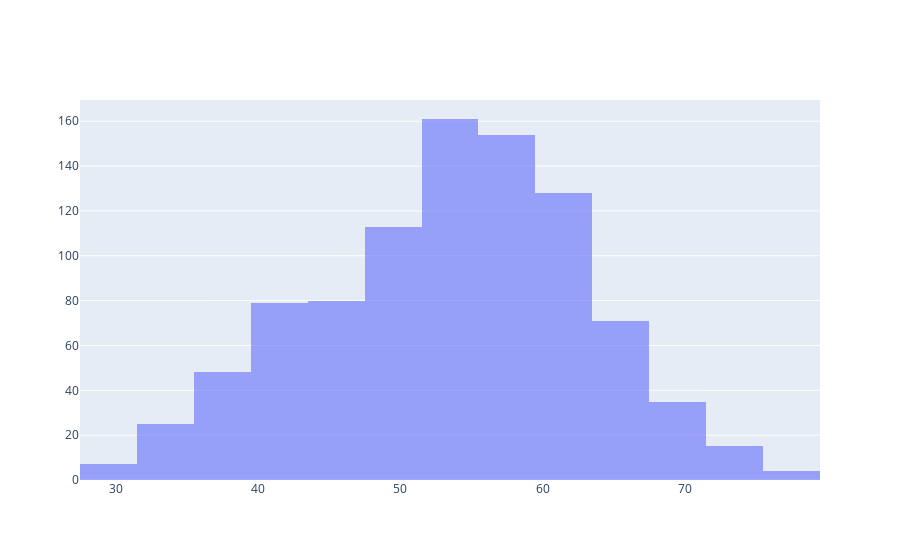

The notebook cell saved with this chart:
### Code cell
age = df['age']
layout = go.Layout(barmode='overlay')
data = go.Histogram(x=age, opacity=0.6, xbins={'size': 4})
fig = go.Figure(data=[data], layout=layout)
py.offline.iplot(fig)

### Figure 1 — Plotly figure (JSON) as saved in the notebook; plotly's stock layout.template omitted (floating-point values rounded to 4 significant figures; data arrays with more than 128 entries replaced by an {"elided": "..."} marker saying what was removed)
{"data": [{"opacity": 0.6, "type": "histogram", "x": {"elided": "920 int values"}, "xbins": {"size": 4}}], "layout": {"autosize": true, "barmode": "overlay", "xaxis": {"autorange": true, "range": [27.5, 79.5], "type": "linear"}, "yaxis": {"autorange": true, "range": [0, 169.5]}}}
